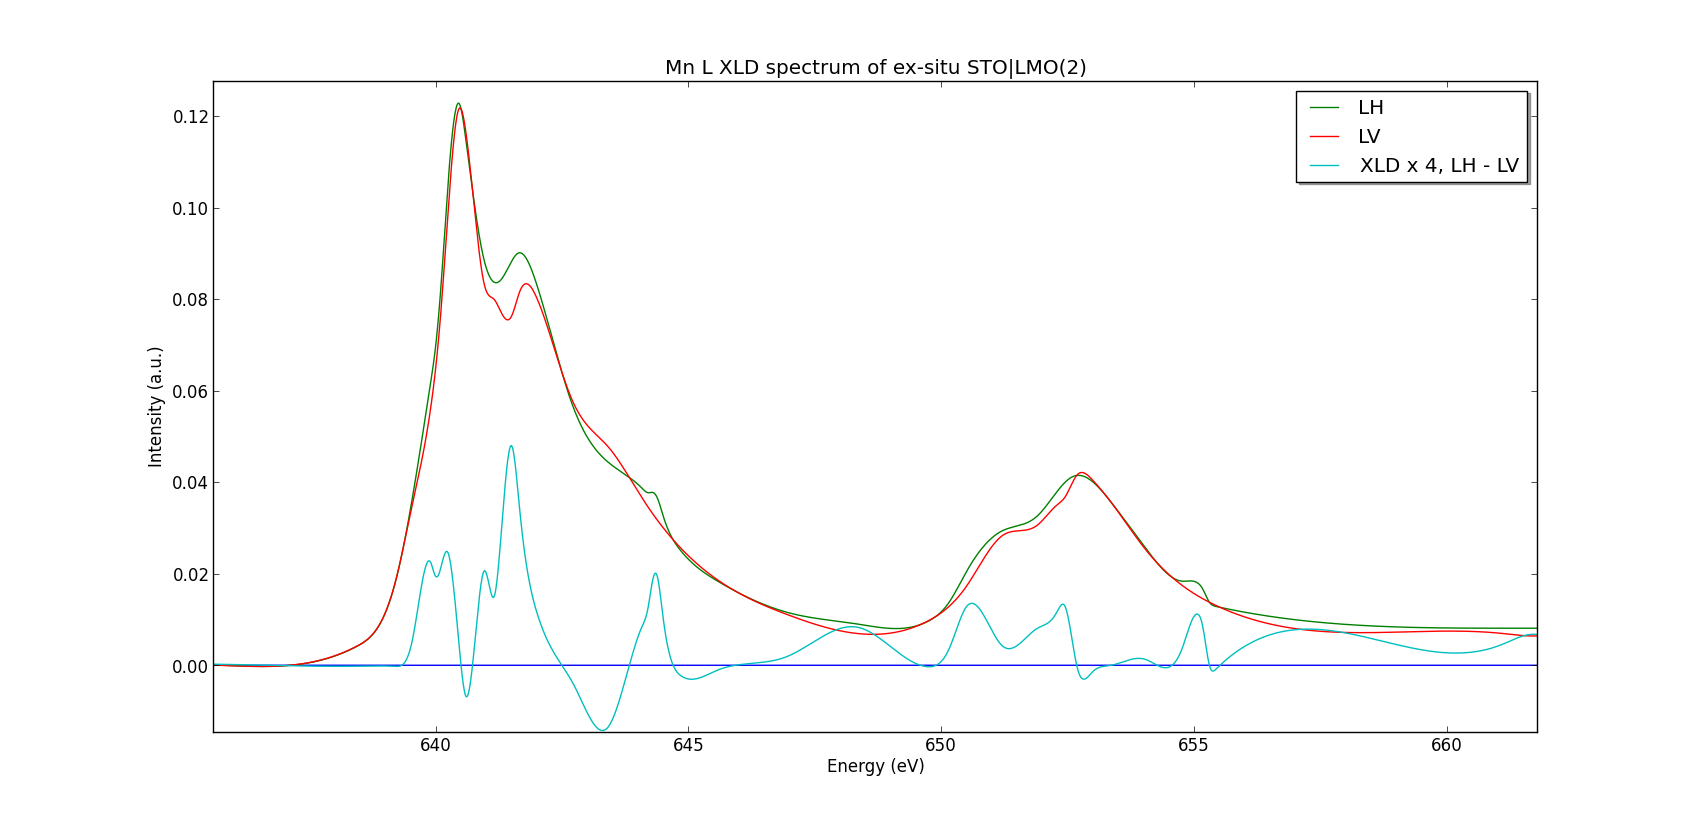

Here is the Python script that generated this plot:
"""
Script to analyse XLD and XMCD spectra
"""
import matplotlib.lines as mlines
import matplotlib.pyplot as plt
import numpy as np
import math
import copy
import random
import h5py
import copy
from scipy import interpolate

smooth = .0003
FILE_LH = "../../Data/i09-75021.nxs"
FILE_LV = "../../Data/i09-75022.nxs"

import csv
def save(energies, spectrum, ext):
    name = 'LMO2MnLex'
    with open('csv/'+name+'-'+ext+'.csv', 'wb') as f:
        writer = csv.writer(f)
        writer.writerow(('energy','intensity'))
        for n, s in enumerate(spectrum):
            writer.writerow((energies[n], s))
        f.close()

def getBackground(energies, spectrum):
    
    last = len(energies)
    print 'LAST: ',last
    points = [1, 180, 280, 430, 520, 630, 905]
    B = 1
    answ = "n"
    
    # Substracting pre-edge
    minimum = min(spectrum[points[0]:points[1]])
    spectrum = [s-minimum for s in spectrum]

    # Simulating step-function
    step = []
    start = spectrum[points[1]]
    mid = spectrum[points[3]]
    end = spectrum[points[5]]
    diff1 = mid - start
    diff2 = end - mid
    for e in energies:
        # fermi-dirac distribution-like normalisation function
        n = diff1/(math.exp((energies[points[2]]-e)/B)+1)
        m = diff2/(math.exp((energies[points[4]]-e)/B)+1)
        step.append(n+m)
    fitspect = [s - step[n] for n, s in enumerate(spectrum)]

##    while answ == "n":
##        plt.plot(energies, spectrum)
##        plt.plot(energies, [s+start for s in step])
##        for p in points:
##            plt.axvline(energies[p], color='k', linestyle='solid')
##        plt.show()
##            
##        answ = raw_input("Are the lines placed correctly? y/n: ")
##        while answ != "n" and answ != "y":
##            answ = raw_input("Use 'y' or 'n'. Are the lines correct?: ")
##
##        if answ == "y": break
##        print "Previous lines were places at ",points
##        for n, p in enumerate(points):
##            try: points[n] = int(raw_input("Line "+str(n+1)+" to: "))
##            except:
##                print "Invalid syntax"
##                points[n] = int(raw_input("Line "+str(n+1)+" to: "))
##        print points

    # Fitting 4th order polynomial to bg without step
    bg = range(points[0],points[1]) + [points[3]] + range(points[5],points[6])
    x, y = [energies[n] for n in bg], [fitspect[n] for n in bg]
    a, b, c, d, e =  np.polyfit(x, y, 4)
    norm = [a*i**4 + b*i**3 + c*i**2 + d*i + e for i in energies]
    spectNorm = [s-norm[n]+step[n] for n, s in enumerate(fitspect)]
    
    return norm, spectNorm

if __name__ == '__main__':
    print "Gathering measurements data"
    
    with h5py.File(FILE_LH, 'r') as f:
        energies = f["/entry1/default/pgmenergy"]
        
        spectrum = f["/entry1/default/smpmiamp39"]
        i_0 = f["/entry1/default/sm5iamp8"]

        LHEnergies = [e for e in energies[2:-2]]
        LHSpectrum = [s/i_0[n] for n, s in enumerate(spectrum[2:-2])]

    with h5py.File(FILE_LV, 'r') as f:
        energies = f["/entry1/default/pgmenergy"]
        
        spectrum = f["/entry1/default/smpmiamp39"]
        i_0 = f["/entry1/default/sm5iamp8"]

        LVEnergies = [e for e in energies[2:-2]]
        LVSpectrum = [s/i_0[n] for n, s in enumerate(spectrum[2:-2])]

    energies = np.linspace(LHEnergies[0], LHEnergies[-1], num=len(LHEnergies)*5, endpoint=True)

    print "============"
    print "First background"
    print "============"
    LHNorm, LHSpectrum_norm = getBackground(LHEnergies, LHSpectrum)
    splineRep = interpolate.splrep(LHEnergies, LHSpectrum_norm, s=smooth)
    LHSpectrum_norm = interpolate.splev(energies, splineRep, der=0)
    print "============"
    print "Second background"
    print "============"
    LVNorm, LVSpectrum_norm = getBackground(LVEnergies, LVSpectrum)
    splineRep = interpolate.splrep(LVEnergies, LVSpectrum_norm, s=smooth)
    LVSpectrum_norm = interpolate.splev(energies, splineRep, der=0)

##    # Post-edge intensity fix
##    fact = LHSpectrum_norm[-5]/LVSpectrum_norm[-5]
##    LVSpectrum_norm = [s*fact for s in LVSpectrum_norm]

    # Make XMCD
    XLD = [(LHSpectrum_norm[n]-s)*4 for n, s in enumerate(LVSpectrum_norm)]

    # Save data to CSV
    spectra = [LHSpectrum_norm, LVSpectrum_norm, XLD]
    for n, s in enumerate(spectra):
        save(energies, s, str(n+1))

    # Plot data
    plt.plot(energies, [0 for e in energies])
##    plt.plot(LVEnergies, LHSpectrum)
##    plt.plot(LVEnergies, LHNorm)
    plt.plot(energies, LHSpectrum_norm, label='LH')
    plt.plot(energies, LVSpectrum_norm, label='LV')
    plt.plot(energies, XLD, label='XLD x 4, LH - LV')
    
    legend = plt.legend(loc='upper right', shadow=True)
    title = plt.title("Mn L XLD spectrum of ex-situ STO|LMO(2)")
    plt.xlabel("Energy (eV)")
    plt.ylabel("Intensity (a.u.)")
    plt.show()   
